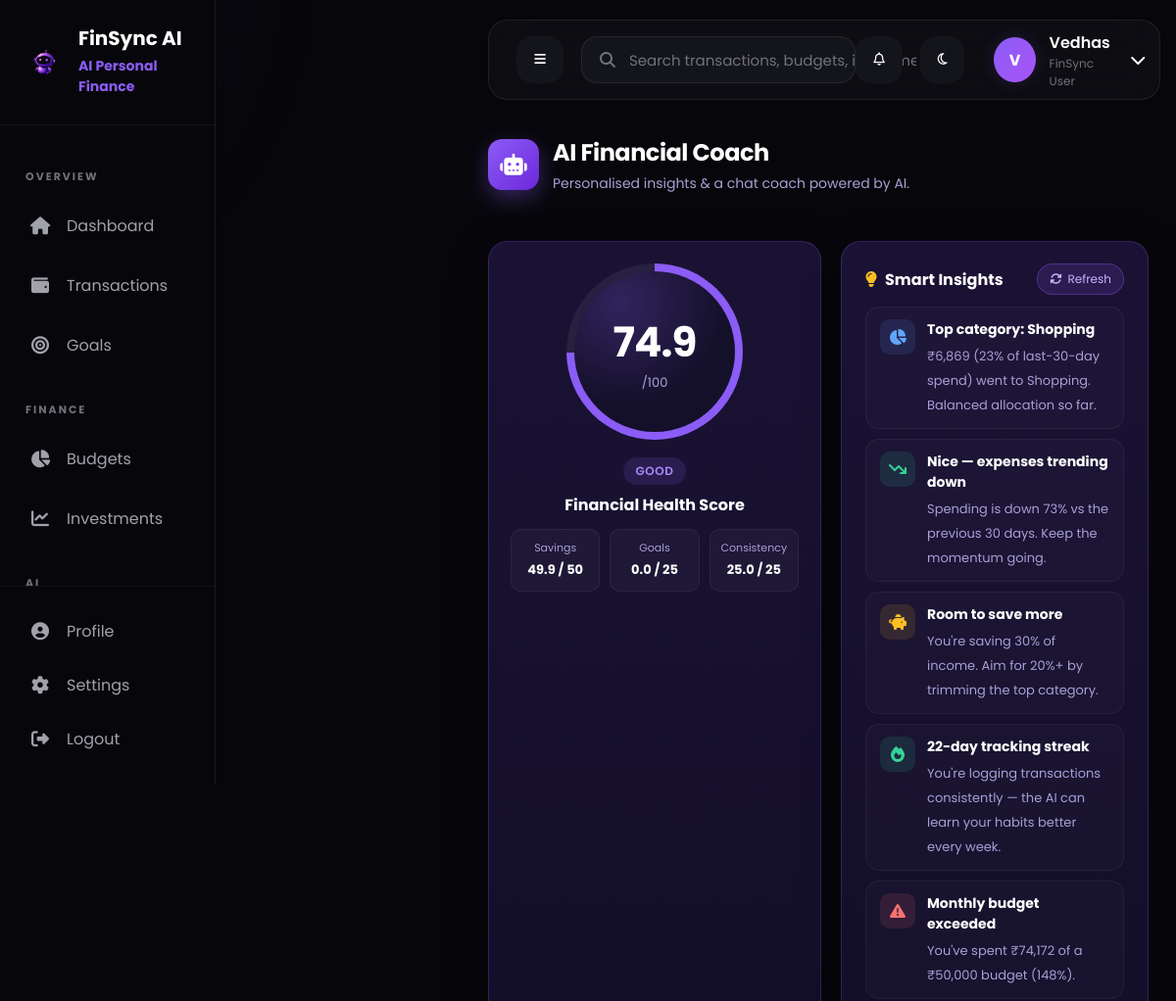
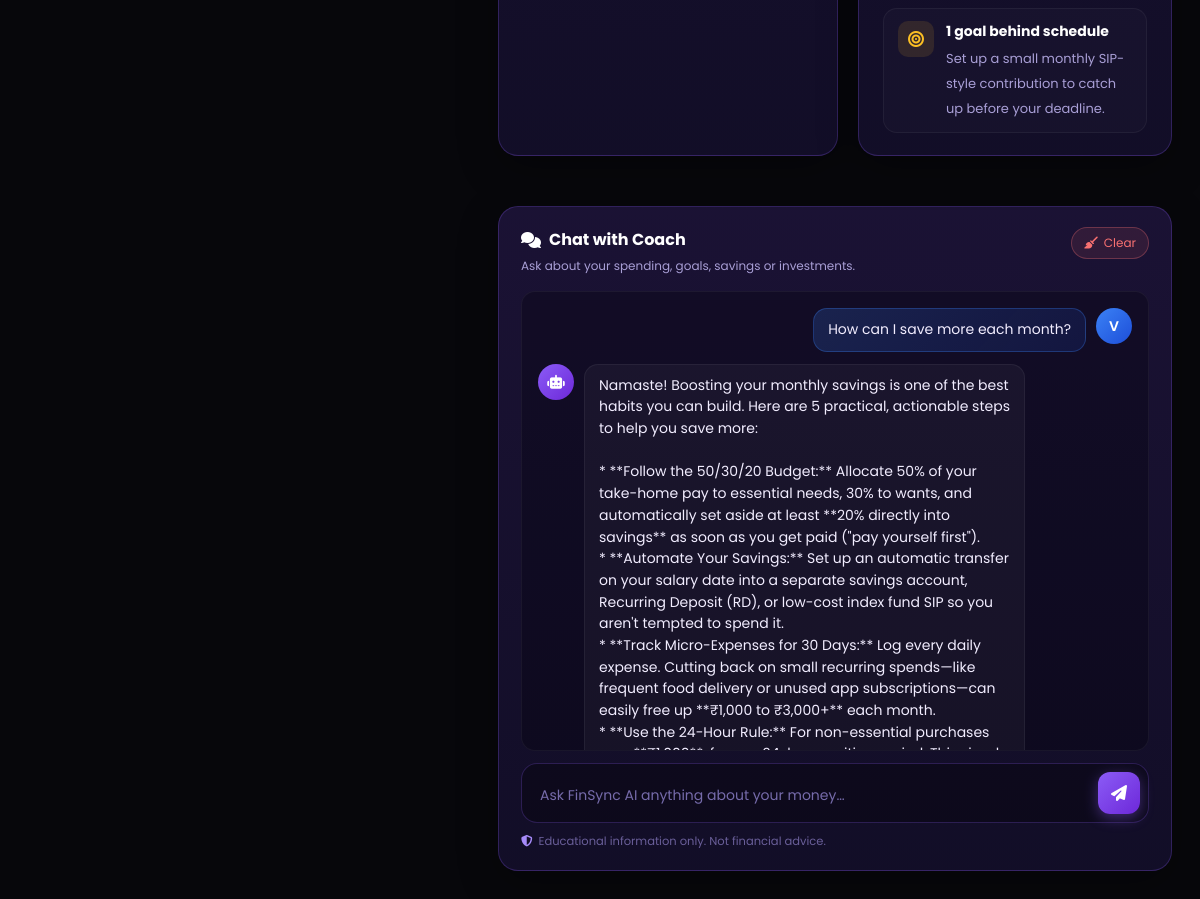
The app's page /ai/ (signed in) with its own data (2 pictures, top to bottom).
### ai/models.py (models this page shows, shortened)
class AIChatMessage(models.Model):
    ROLE_CHOICES = [
        ("user", "User"),
        ("assistant", "Assistant"),
    ]
    user = models.ForeignKey(
        settings.AUTH_USER_MODEL,
        on_delete=models.CASCADE,
        related_name="ai_messages",
    )
    session_id = models.CharField(max_length=64, default="default")
    role = models.CharField(max_length=16, choices=ROLE_CHOICES)
    content = models.TextField()
    created_at = models.DateTimeField(auto_now_add=True)
    class Meta:
        ordering = ["created_at"]

### ai/views.py (the view)
# urls.py: path("", views.ai_page, name="ai"),
@login_required
@ensure_csrf_cookie
def ai_page(request):
    from .insight_engine import generate_insights_v2, narrate_summary
    history = AIChatMessage.objects.filter(
        user=request.user, session_id="default"
    ).order_by("created_at")[:100]
    insights = generate_insights_v2(request.user, limit=6)
    narrative = narrate_summary(request.user, insights)
    context = {
        "active_page": "ai",
        "insights": insights,
        "narrative": narrative,
        "health": compute_health_score(request.user),
        "history": history,
    }
    return render(request, "ai/ai.html", context)

### accounts/otp.py (called while the page is built)
def is_email_verified(user) -> bool:
    record = getattr(user, "email_verification", None)
    return record is None or record.is_verified

### ai/insight_engine.py (called while the page is built, shortened)
def _f(v):  # safe float
    try:
        return float(v)
    except Exception:
        return 0.0

def _totals(qs):
    inc = _f(qs.filter(transaction_type="income").aggregate(s=Sum("amount"))["s"] or 0)
    exp = _f(qs.filter(transaction_type="expense").aggregate(s=Sum("amount"))["s"] or 0)
    return inc, exp

def _top_category(qs):
    row = (
        qs.filter(transaction_type="expense")
        .values("category__name")
        .annotate(total=Sum("amount"))
        .order_by("-total")
        .first()
    )
    if not row or not row["total"]:
        return None, 0.0
    return row["category__name"] or "Uncategorised", _f(row["total"])

def narrate_summary(user, insights: List[Dict]) -> str:
    numbers = "; ".join(f"{i['title']}: {i['body']}" for i in insights[:4])
    fallback = (
        "Based on your latest 30-day activity, focus on the top-spending category "
        "and lift your savings rate toward 20%+. Small, consistent trims compound quickly."
    )
    api_key = os.getenv("GEMINI_API_KEY")
    if not api_key:
        return fallback

    def to_dict(self) -> Dict:
        return {
            "icon": self.icon,
            "tone": self.tone,
            "title": self.title,
            "body": self.body,
            "action_url": self.action_url,
            "action_label": self.action_label,
        }

### budgets/services.py (called while the page is built)
    @staticmethod
    def get_budget_summary(budget):
        spent = (
            Transaction.objects.filter(
                user=budget.user,
                category=budget.category,
                transaction_type="expense",
                transaction_date__year=budget.year,
                transaction_date__month=budget.month,
            ).aggregate(
                total=Sum("amount")
            )["total"]
            or Decimal("0.00")
        )
        remaining = budget.amount - spent
        percentage = (
            float(spent / budget.amount * 100)
            if budget.amount > 0
            else 0
        )
        percentage = round(percentage, 1)
        return {
            "budget": budget,
            "spent": spent,
            "remaining": remaining,
            "percentage": percentage,
            "is_exceeded": spent > budget.amount,
        }

### financial_memory/services/recurring_detector.py (called while the page is built)
    @classmethod
    def count(cls, user) -> int:
        return RecurringPattern.objects.filter(user=user, is_active=True).count()

### templates/ai/ai.html (shortened to what this page needs)
{% extends "base.html" %}
{% load static %}
{% block extra_css %}
<link rel="stylesheet" href="{% static 'css/dashboard/dashboard.css' %}">
<link rel="stylesheet" href="{% static 'css/dashboard/sidebar.css' %}">
<link rel="stylesheet" href="{% static 'css/dashboard/navbar.css' %}">
<link rel="stylesheet" href="{% static 'css/dashboard/responsive.css' %}">
<link rel="stylesheet" href="{% static 'css/ai/ai.css' %}">
<link rel="stylesheet" href="{% static 'css/mobile.css' %}">
{% endblock %}
{% block content %}
<div class="dashboard-layout">
    <aside class="sidebar-wrapper">
        {% include "dashboard/sidebar.html" %}
    </aside>
    <main class="dashboard-main">
        {% include "dashboard/navbar.html" %}
        <section class="dashboard-content ai-content">
            <header class="ai-page-header">
                <div class="ai-heading">
                    <div class="ai-icon-wrap">
                        <i class="fa-solid fa-robot"></i>
                    </div>
                    <div>
                        <h1 data-testid="ai-page-title">AI Financial Coach</h1>
                        <p>Personalised insights & a chat coach powered by AI.</p>
                    </div>
                </div>
            </header>
            <div class="ai-top-grid">
                <div class="ai-health-card" data-testid="ai-health-card">
                    <div class="ai-health-score-ring" style="--score: {{ health.score }}">
                        <div class="ring-inner">
                            <span class="score-value" data-testid="ai-health-score">{{ health.score }}</span>
                            <span class="score-max">/100</span>
                        </div>
                    </div>
                    <div class="ai-health-meta">
                        <span class="health-rating rating-{{ health.rating|lower|slice:':4' }}">{{ health.rating }}</span>
                        <h3>Financial Health Score</h3>
                        <div class="health-breakdown">
                            <div>
                                <span>Savings</span>
                                <strong>{{ health.breakdown.savings }} / 50</strong>
                            </div>
                            <div>
                                <span>Goals</span>
                                <strong>{{ health.breakdown.goals }} / 25</strong>
                            </div>
                            <div>
                                <span>Consistency</span>
                                <strong>{{ health.breakdown.consistency }} / 25</strong>
                            </div>
                        </div>
                    </div>
                </div>
                <div class="ai-insights-card" data-testid="ai-insights-card">
                    <div class="ai-insights-head">
                        <h3><i class="fa-solid fa-lightbulb"></i> Smart Insights</h3>
                        <button class="ai-refresh-btn" data-testid="refresh-insights-btn" type="button">
                            <i class="fa-solid fa-rotate"></i> Refresh
                        </button>
                    </div>
                    <ul class="ai-insights-list" id="ai-insights-list">
                        {% for i in insights %}
                        <li class="insight-item tone-{{ i.tone }}">
                            <i class="fa-solid {{ i.icon }}"></i>
                            <div>
                                <strong>{{ i.title }}</strong>
                                <span>{{ i.body }}</span>
                            </div>
                        </li>
                        {% endfor %}
                    </ul>
                </div>
            </div>
            <section class="ai-chat-wrap">
                <div class="ai-chat-head">
                    <div>
                        <h3><i class="fa-solid fa-comments"></i> Chat with Coach</h3>
                        <span class="ai-chat-sub">Ask about your spending, goals, savings or investments.</span>
                    </div>
                    <button type="button" class="ai-clear-btn" data-testid="ai-clear-btn">
                        <i class="fa-solid fa-broom"></i> Clear
                    </button>
                </div>
                <div class="ai-chat-scroll" id="ai-chat-scroll" data-testid="ai-chat-scroll">
                    {% for m in history %}
                    <div class="chat-bubble bubble-{{ m.role }}">
                        <div class="bubble-avatar">
                            {% if m.role == 'user' %}
                                {{ user.username|first|upper }}
                            {% else %}
                                <i class="fa-solid fa-robot"></i>
                            {% endif %}
                        </div>
                        <div class="bubble-body">{{ m.content|linebreaksbr }}</div>
                    </div>
                    {% endfor %}
                </div>
                <form class="ai-chat-input" id="ai-chat-form" data-testid="ai-chat-form">
                    <textarea id="ai-chat-text"
                              data-testid="ai-chat-text"
                              rows="1"
                              placeholder="Ask FinSync AI anything about your money…"
                              required></textarea>
                    <button type="submit" class="ai-send-btn" data-testid="ai-send-btn">
                        <i class="fa-solid fa-paper-plane"></i>
                    </button>
                </form>
                <div class="ai-footnote">
                    <i class="fa-solid fa-shield-halved"></i>
                    Educational information only. Not financial advice.
                </div>
            </section>
        </section>
    </main>
</div>
{% endblock %}

### templates/dashboard/navbar.html (shortened to what this page needs)
{% load static %}
<div class="navbar">
    <div class="navbar-left">
        <button class="icon-btn" id="sidebar-toggle" data-testid="sidebar-toggle">
            <i class="fa-solid fa-bars"></i>
        </button>
        <form class="search-box" role="search" method="get" action="{% url 'transactions:index' %}" data-testid="navbar-search-form">
            <i class="fa-solid fa-magnifying-glass"></i>
            <input type="text" name="q"
                   placeholder="Search transactions, budgets, investments…"
                   data-testid="navbar-search-input" />
        </form>
    </div>
    <div class="navbar-right">
        <div class="notif-dropdown-anchor" style="position: relative;">
            <button class="icon-btn notification-btn"
                    type="button"
                    data-testid="notification-btn"
                    aria-label="Notifications">
                <i class="fa-regular fa-bell"></i>
            </button>
        </div>
        <button class="icon-btn theme-toggle-btn"
                type="button"
                data-testid="theme-toggle-btn"
                aria-label="Toggle theme">
            <i class="fa-regular fa-moon"></i>
        </button>
        <div class="profile-wrap" style="position: relative;">
            <div class="profile" data-testid="profile-menu-trigger" role="button">
                <div class="avatar">
                    {% if user.profile.avatar %}
                        <img src="{{ user.profile.avatar.url }}" alt="Avatar" style="width:100%;height:100%;object-fit:cover;border-radius:50%;">
                    {% else %}
                        {{ user.username|first|upper }}
                    {% endif %}
                </div>
                <div class="profile-details">
                    <span class="profile-name">{{ user.first_name|default:user.username }}</span>
                    <span class="profile-role">FinSync User</span>
                </div>
                <i class="fa-solid fa-chevron-down"></i>
            </div>
        </div>
    </div>
</div>

### static/css/theme.css (style rules this page uses)
:root, [data-theme='dark'] { --bg-primary: #07070B; --bg-secondary: #0F0F14; --card-bg: #14141B; --card-hover: #181820; --border: #262633; --border-light: rgba(255, 255, 255, .05); --primary: #8B5CF6; --primary-dark: #7C3AED; --primary-light: #A855F7; --success: #22C55E; --danger: #EF4444; --warning: #FACC15; --info: #3B82F6; --text-primary: #FFFFFF; --text-secondary: #A1A1AA; --text-muted: #71717A; --radius-sm: 10px; --radius-md: 16px; --radius-lg: 22px; --shadow-purple: 0 0 20px rgba(139, 92, 246, .15); --shadow-hover: 0 0 35px rgba(139, 92, 246, .25); --shadow-card: 0 4px 24px rgba(0, 0, 0, .35); --transition-fast: .2s ease; --transition: .3s ease; --space-xs: 8px; --space-sm: 12px; --space-md: 20px; --space-lg: 30px; --space-xl: 40px; --sidebar-width: 250px; color-scheme: dark; }
body { background: var(--bg-primary) !important; color: var(--text-primary); }

### static/css/style.css (style rules this page uses)
* { margin: 0; padding: 0; box-sizing: border-box; font-family: Poppins,sans-serif; }
body { margin: 0; padding: 0; font-family: 'Poppins',sans-serif; color: white; min-height: 100vh; background: linear-gradient( rgba(5,5,5,.82), rgba(5,5,5,.82) ), url("../images/hero-bg.png"); background-size: cover; background-position: center; background-repeat: no-repeat; background-attachment: fixed; }
html { scroll-behavior: smooth; }
.navbar { width: 90%; margin: 25px auto; display: flex; justify-content: space-between; align-items: center; padding: 18px 40px; background: rgba(10,10,10,.65); backdrop-filter: blur(20px); -webkit-backdrop-filter: blur(18px); border: 1px solid rgba(255,255,255,.05); border-radius: 18px; position: relative; z-index: 1000; }
@media (max-width:1200px) { .navbar { width: 94%; padding: 16px 28px; } }

### static/css/transactions/import_statement.css (style rules this page uses)
:root { --primary: #8B5CF6; --primary-dark: #6D28D9; --background: #0F0F17; --surface: #171722; --surface-light: #1F1F2E; --border: rgba(255,255,255,.08); --text: #FFFFFF; --text-secondary: #A1A1AA; --success: #22C55E; --danger: #EF4444; }

### static/css/mobile.css (style rules this page uses)
html, body { max-width: 100%; overflow-x: hidden; }
button, .btn, .menu-item, a { -webkit-tap-highlight-color: transparent; }
@media (min-width: 993px) and (max-width: 1200px) { .dashboard-main { margin-left: 220px; } }
:where(a, button, input, select, textarea):focus-visible { outline: 2px solid #8B5CF6; outline-offset: 2px; border-radius: 8px; }

### static/css/components/finsync-shared.css (style rules this page uses)
.notification-btn { position: relative; }
.profile { cursor: pointer; user-select: none; }
.profile-wrap { position: relative; }
.search-box { display: flex; align-items: center; gap: 10px; }
.search-box i { color: var(--text-muted); }
.search-box input { background: transparent; border: none; color: inherit; outline: none; flex: 1; font-family: inherit; }
.search-box input::placeholder { color: var(--text-muted); }
.dashboard-content { animation: fadeUp .35s ease; }

### static/css/dashboard/dashboard.css (style rules this page uses)
* { margin: 0; padding: 0; box-sizing: border-box; }
body { background: var(--bg-primary); color: var(--text-primary); font-family: "Inter",sans-serif; overflow-x: hidden; }
.dashboard-layout { --sidebar-width: 250px; display: grid; grid-template-columns: var(--sidebar-width) 1fr; min-height: 100vh; transition: grid-template-columns .3s ease; }
.sidebar-wrapper { position: relative; }
.dashboard-main { display: flex; flex-direction: column; min-width: 0; min-height: 100vh; transition: .3s ease; }
.dashboard-content { padding: 18px 30px 30px; display: flex; flex-direction: column; gap: 28px; }
.dashboard-content > * { animation: fadeUp .45s ease; }

### static/css/dashboard/responsive.css (style rules this page uses)
@media (max-width:1200px) { .dashboard-content { padding: 18px 20px 24px; } }
@media (max-width:1200px) { .search-box { width: 280px; } }

### records on screen
AIChatMessage: content "How can I save more each month?"
AIChatMessage: content "Namaste! Boosting your monthly savings is one of the best habits you can build. Here are 5 practical, actionable steps to help you save more: * **Follow the 50/30/20 Budget:** Allocate 50% of your take-home pay to essential needs, 30% to wants, and automatically set aside at least **20% directly into savings** as soon as you get paid (\"pay yourself first\"). * **Automate Your Savings:** Set up an automatic transfer on your salary date into a separate savings account, Recurring Deposit (RD), or low-cost index fund SIP so you aren't tempted to spend it. * **Track Micro-Expenses for 30 Days:** Log every daily expense. Cutting back on small recurring spends—like frequent food delivery or unused…"

### other values on screen
{{ user.username|first|upper }} "V"
{{ user.first_name|default:user.username }} "Vedhas"
{{ health.score }} "74.9"
{{ health.rating }} "GOOD"
{{ health.breakdown.savings }} "49.9"
{{ health.breakdown.goals }} "0.0"
{{ health.breakdown.consistency }} "25.0"
{{ i.title }} "Top category: Shopping" "Nice — expenses trending down" "Room to save more" "22-day tracking streak" "Monthly budget exceeded" "1 goal behind schedule"
{{ i.body }} "₹6,869 (23% of last-30-day spend) went to Shopping. Balanced allocation so far." "Spending is down 73% vs the previous 30 days. Keep the momentum going." "You're saving 30% of income. Aim for 20%+ by trimming the top category." "You're logging transactions consistently — the AI can learn your habits better every week." "You've spent ₹74,172 of a ₹50,000 budget (148%)." "Set up a small monthly SIP-style contribution to catch up before your deadline."
